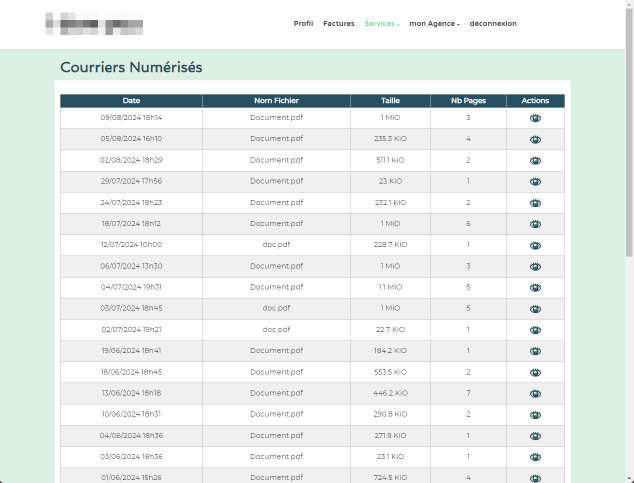
#> input picture img/gif_screen_source.png, 1267 x 966 px (shown at 1/2 size)
$ python gif-generator.py
#> lines starting #> are read from the running program, lines starting #| are printed output that depends on the picture
from PIL import Image, ImageDraw, ImageFont
import imageio
import numpy as np

# Paths to the images
source_path = "gif_screen_source.png"
scrapped_path = "gif_screen_result.png"
gif_output_path = "hero.gif"
# gif_output_path = "hero.fr.gif"

# Load images
source_image = Image.open(source_path)
#> source_image is the input picture: PIL image 1267x966 RGBA; mean R, G, B, A 234.1, 239.4, 237.3, 255
scrapped_image = Image.open(scrapped_path)
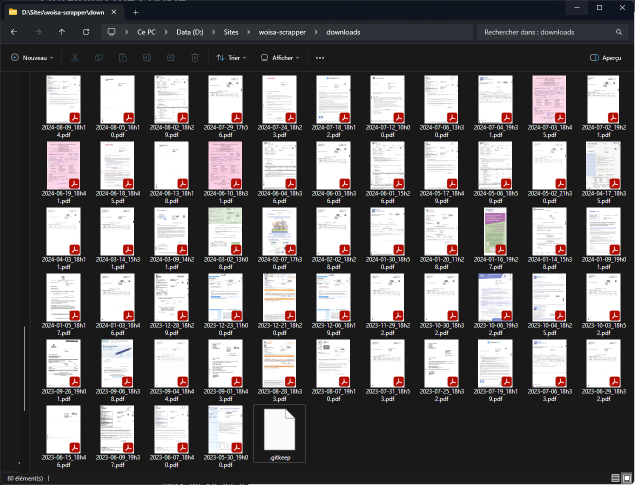
#> input picture img/gif_screen_result.png, 1269 x 969 px (shown at 1/2 size)
#> scrapped_image is the input picture: PIL image 1269x969 RGBA; mean R, G, B, A 98.3, 95.3, 96.3, 255

# Resize images for uniformity
target_size = (800, 450)
source_image = source_image.resize(target_size, Image.LANCZOS)
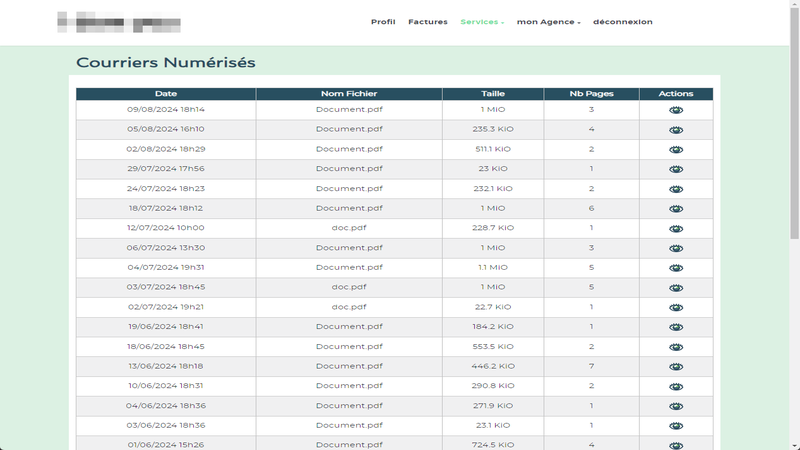
#> source_image: PIL image 800x450 RGBA; mean R, G, B, A 233.9, 239.1, 237, 255
scrapped_image = scrapped_image.resize(target_size, Image.LANCZOS)
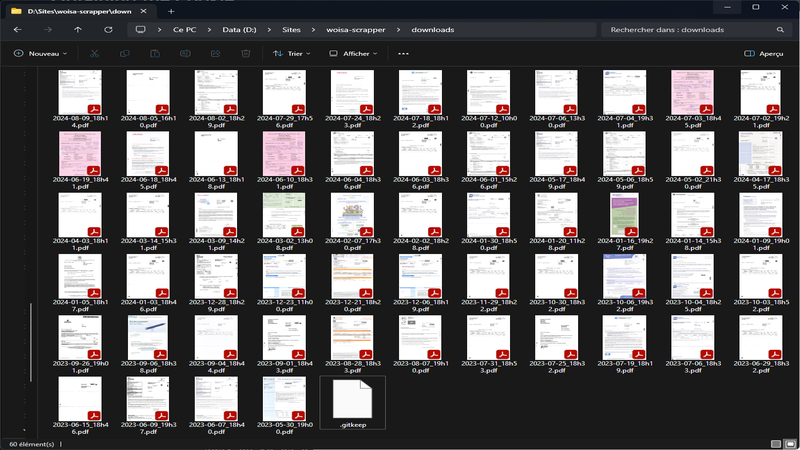
#> scrapped_image: PIL image 800x450 RGBA; mean R, G, B, A 97.9, 95, 96, 255

# Create a blank image for text
def create_text_image(text, size):
#> called with text = 'From this...', size = (800, 450)
    font = ImageFont.truetype("DejaVuSans-Bold.ttf", 48)
    text_image = Image.new("RGB", size, (15, 16, 24))  # Dark mode background
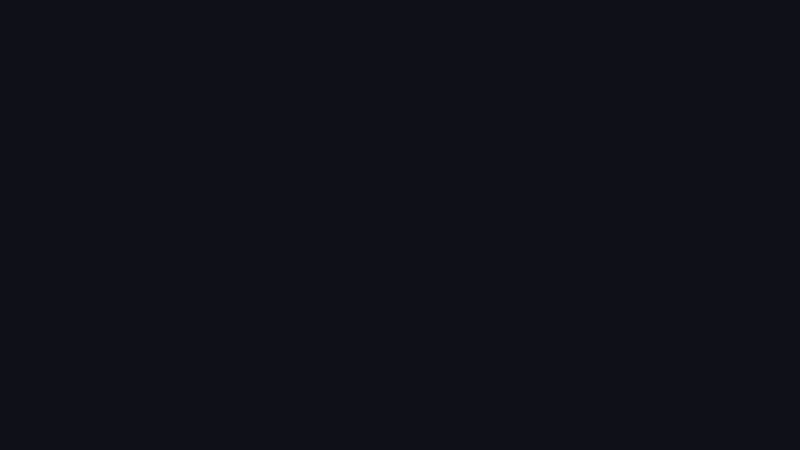
#> text_image: PIL image 800x450 RGB; mean R, G, B 15, 16, 24
    draw = ImageDraw.Draw(text_image)
    text_bbox = draw.textbbox((0, 0), text, font=font)
#> text_bbox = (0, 9, 268, 46)
    text_width, text_height = text_bbox[2] - text_bbox[0], text_bbox[3] - text_bbox[1]
#> text_width = 268; text_height = 37
    text_position = ((size[0] - text_width) // 2, (size[1] - text_height) // 2)
#> text_position = (266, 206)
    draw.text(text_position, text, fill="white", font=font)  # White text
    return text_image

# Create text frames
text_image_1 = create_text_image("From this...", target_size)
text_image_2 = create_text_image("...to this", target_size)
text_image_3 = create_text_image("in less than 2 minutes", target_size)

# text_image_1 = create_text_image("De ça...", target_size)
# text_image_2 = create_text_image("...à ça", target_size)
# text_image_3 = create_text_image("en moins de 2 minutes", target_size)

# Prepare all frames
frames = [
    text_image_1,
    source_image,
    text_image_2,
    scrapped_image,
    text_image_3
]

# Create an output GIF with specified durations
frames[0].save(
    gif_output_path,
    save_all=True,
    append_images=frames[1:],
    duration=[750, 1750, 750, 1750, 2000],  # Durations in milliseconds
    loop=0  # Loop the GIF indefinitely
)

print(f"GIF saved to {gif_output_path}")
